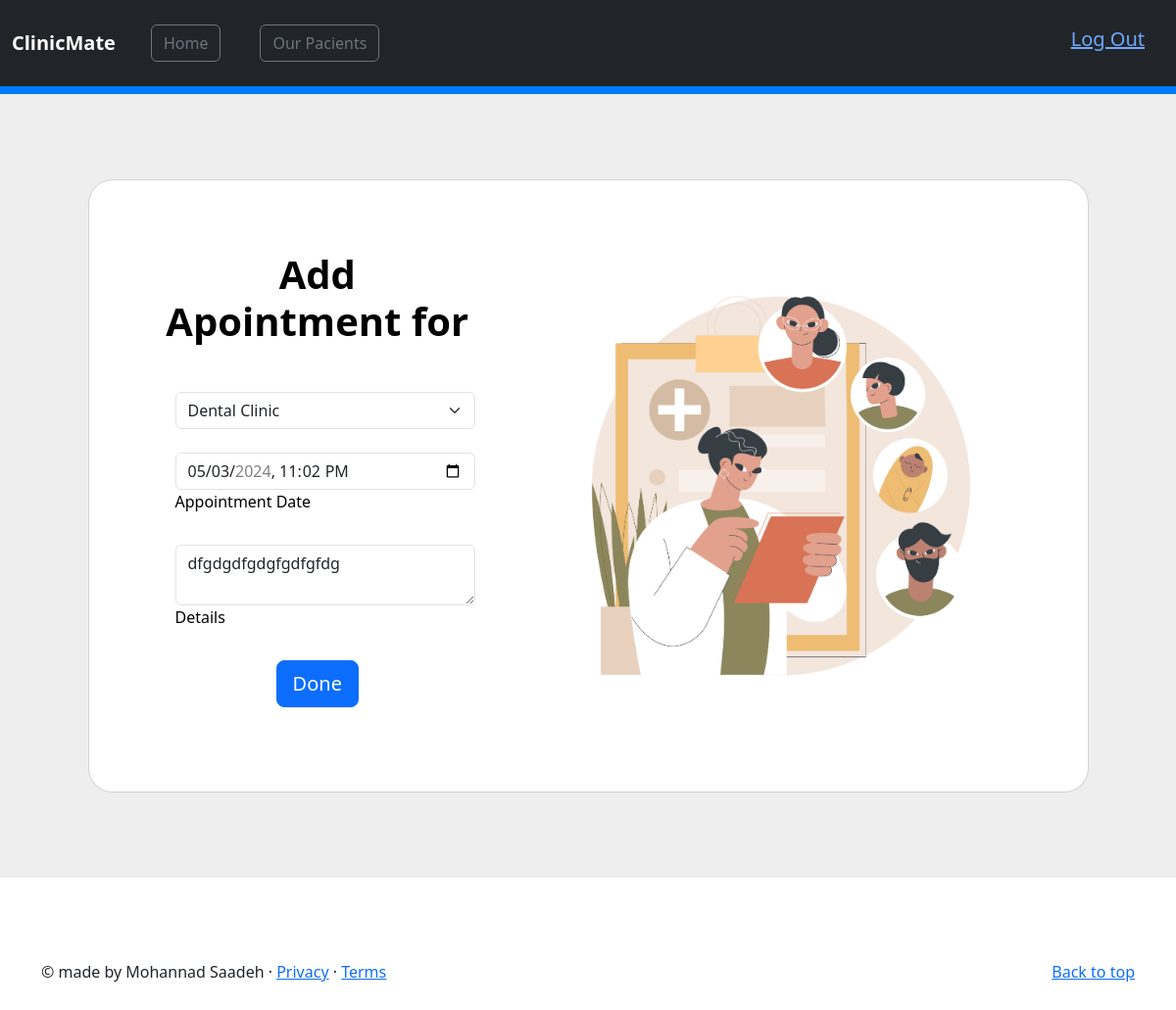
The app's page /edit_appointment/7, older data.
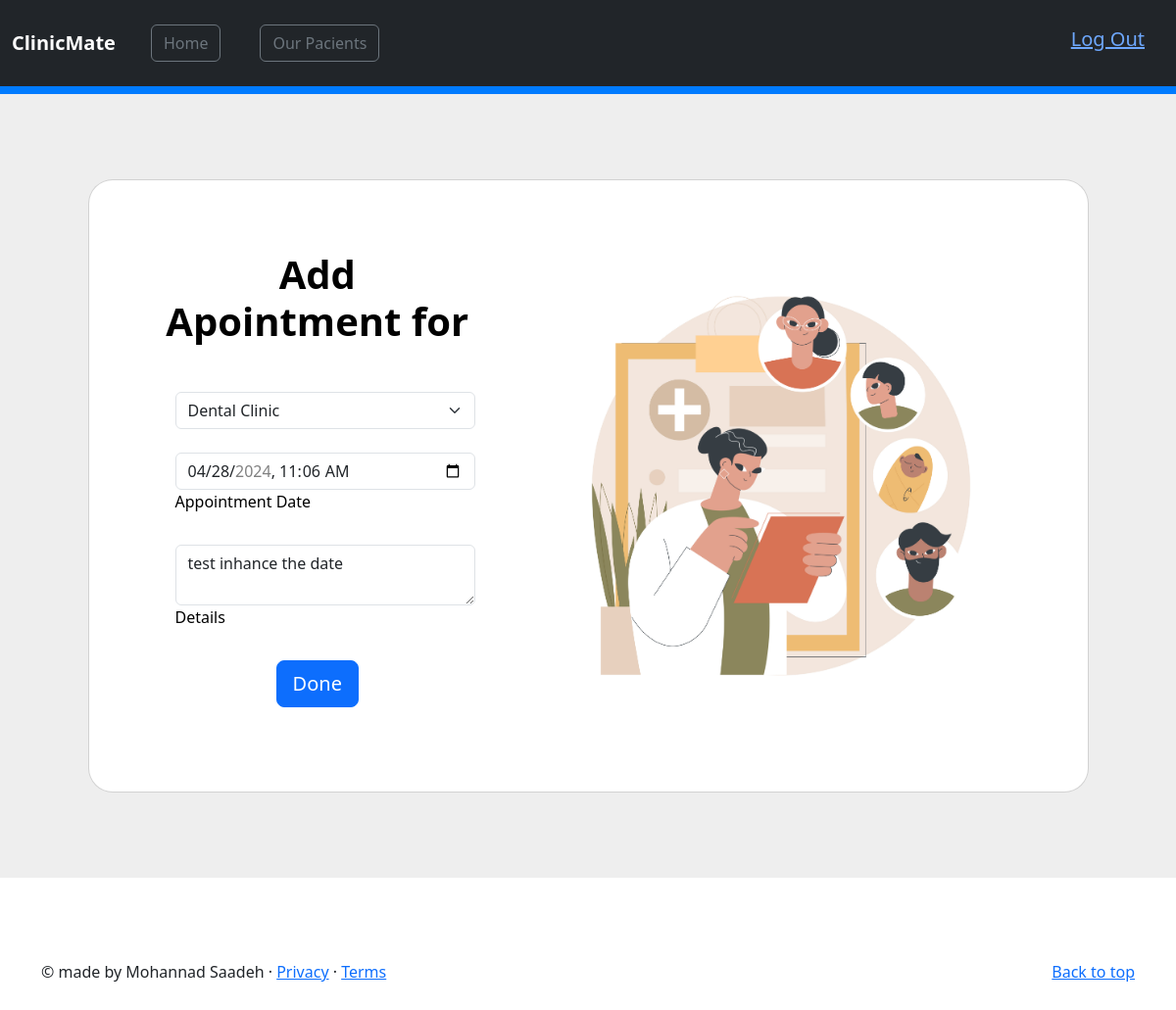
The same page, newer data.
### ams_app/models.py (models this page shows, shortened)
class Appointment(models.Model):
    appointment_date = models.DateTimeField()
    appointment_details = models.TextField()
    pacient = models.ForeignKey(Pacient, related_name="appointments", on_delete = models.CASCADE)
    clinic = models.ForeignKey(Clinic, related_name="appointments", on_delete = models.CASCADE)
    created_at = models.DateTimeField(auto_now_add=True)
    updated_at = models.DateTimeField(auto_now=True)
    objects = AppointmentManager()

class Clinic(models.Model):
    clinic_name = models.CharField(max_length=100)
    clinic_specialty = models.CharField(max_length=100)
    clinic_details = models.TextField()
    created_at = models.DateTimeField(auto_now_add=True)
    updated_at = models.DateTimeField(auto_now=True)
    objects = ClinicManager()
    def __str__(self):
        return self.clinic_name

### ams_app/views.py (the view)
# urls.py: path('edit_appointment/<int:id>', views.edit_appointment),
def edit_appointment(request, id):
    appointments = models.Appointment.objects.get(id=id)
    appointments_date = appointments.appointment_date.strftime('%Y-%m-%dT%H:%M')
    min_datetime = models.date_time_min().strftime('%Y-%m-%dT%H:%M')
    max_datetime = models.date_time_max().strftime('%Y-%m-%dT%H:%M')
    clinics = models.Clinic.objects.all()
    context = {
        'appointments': appointments,
        'clinics': clinics,
        'appointments_date': appointments_date,
        'min_datetime': min_datetime,
        'max_datetime': max_datetime,
        }
    print(appointments_date)
    return render(request, 'edit_appointment.html', context )

### ams_app/models.py (called while the page is built)
def date_time_min():
    working_hours_start = "09:00"
    min_datetime = datetime.datetime.combine(datetime.date.today(), datetime.datetime.strptime(working_hours_start, "%H:%M").time())
    return min_datetime

def date_time_max():
    working_hours_end = "17:00"
    add_one_week = datetime.timedelta(days=7)
    max_datetime = datetime.datetime.combine(datetime.date.today(), datetime.datetime.strptime(working_hours_end, "%H:%M").time())+add_one_week
    return max_datetime

### ams_app/templates/edit_appointment.html (shortened to what the changed rows need)
<!doctype html>
<html lang="en" data-bs-theme="auto">
<head>
    {% load static %}
    <link rel="stylesheet" href="{% static 'css/style.css' %}">
    <link rel="stylesheet" href="{% static 'css/bootstrap.css' %}">
    <link rel="stylesheet" href="https://cdn.jsdelivr.net/npm/@docsearch/css@3">
    <link href="/docs/5.3/dist/css/bootstrap.min.css" rel="stylesheet">
</head>
<body>
<main>
<div id="myCarousel" class="carousel slide mb-6" data-bs-ride="carousel">
    <section class="vh-100" style="background-color: #eee;">
        <div class="container h-100">
            <div class="row d-flex justify-content-center align-items-center h-100">
            <div class="col-lg-12 col-xl-11">
                <div class="card text-black" style="border-radius: 25px;">
                <div class="card-body p-md-5">
                    <div class="row justify-content-center">
                        <div class="col-md-10 col-lg-6 col-xl-5 order-2 order-lg-1">
                            <form class="mx-1 mx-md-4" action="/update_appointment/{{appointments.id}}" method="post">
                                <div class="d-flex flex-row align-items-center mb-4">
                                    <div data-mdb-input-init class="form-outline flex-fill mb-0">
                                        <div data-mdb-input-init class="form-outline flex-fill mb-0">
                                            <select name="clinic_name" class="form-select" >
                                            <option selected>{{appointments.clinic}}</option>
                                            </select>
                                        </div>
                                    </div>
                                </div>
                                <div class="d-flex flex-row align-items-center mb-4">
                                    <div data-mdb-input-init class="form-outline flex-fill mb-0">
                                        <input    name="appointment_date" type="datetime-local" id="form3Example1c" class="form-control" min="{{ min_datetime }}"
                                        max="{{ max_datetime }}" value="{{appointments_date}}" />
                                        <label class="form-label" for="form3Example1c">Appointment Date</label>
                                    </div>
                                </div>
                                <div class="d-flex flex-row align-items-center mb-4">
                                    <div data-mdb-input-init class="form-outline flex-fill mb-0">
                                        <textarea name="appointment_details" id="form3Example3c"  class="form-control" cols="2" rows="2"  >{{appointments.appointment_details}}</textarea>
                                        <label class="form-label" for="form3Example3c">Details</label>
                                    </div>
                                </div>
                            </form>
                        </div>
                    </div>
                    </div>
                </div>
                </div>
            </div>
            </div>
        </div>
</main>
    </body>
</html>

Row changes from the older to the newer data that the page shows:
changed Appointment "Dental Clinic": appointment_details "dfgdgdfgdgfgdfgfdg" → "test inhance the date"
Text that changed along with them:
form field appointment_date: "05/03/2024 23:02" → "04/28/2024 11:06"
